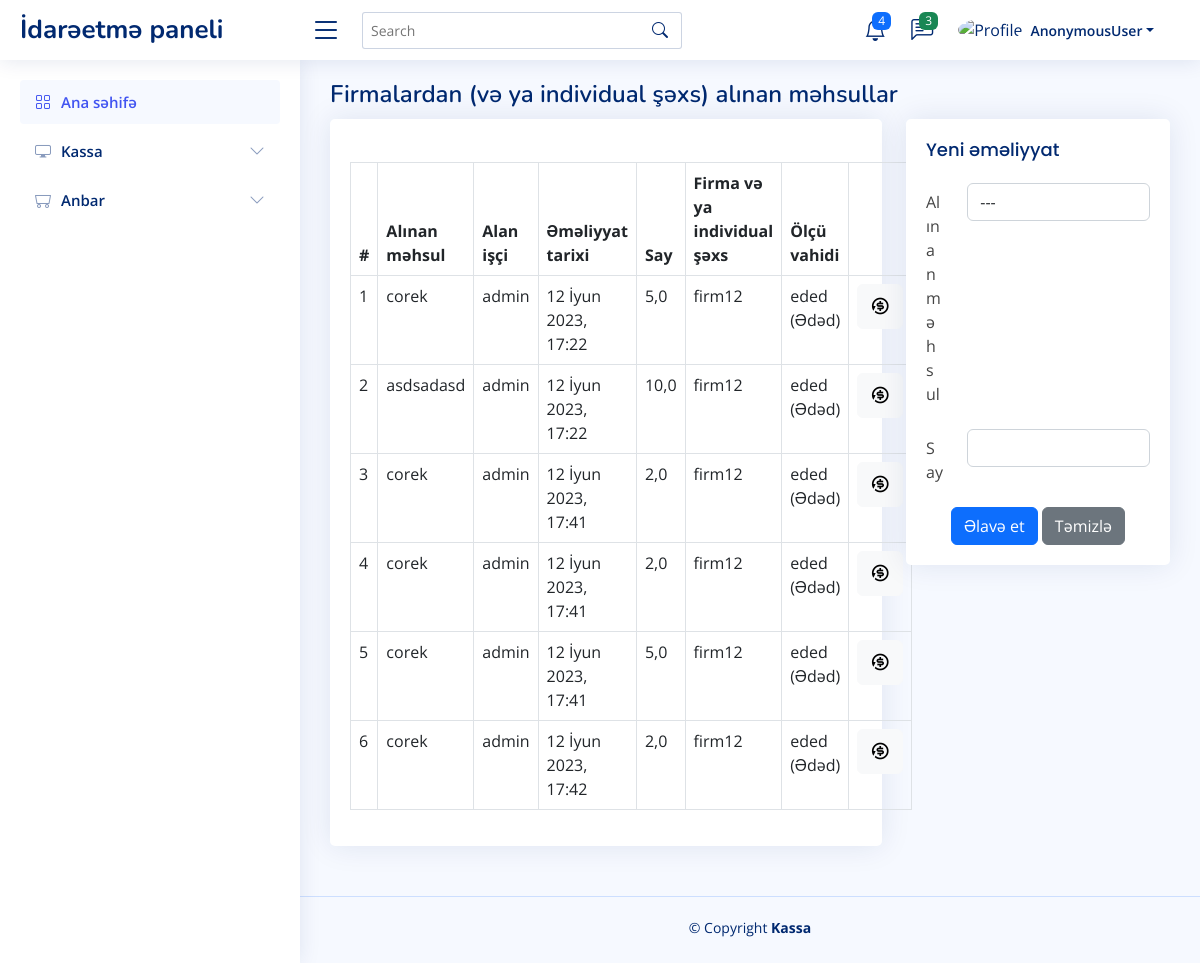
Before: /warehouse/firm/purchase with the older database file.
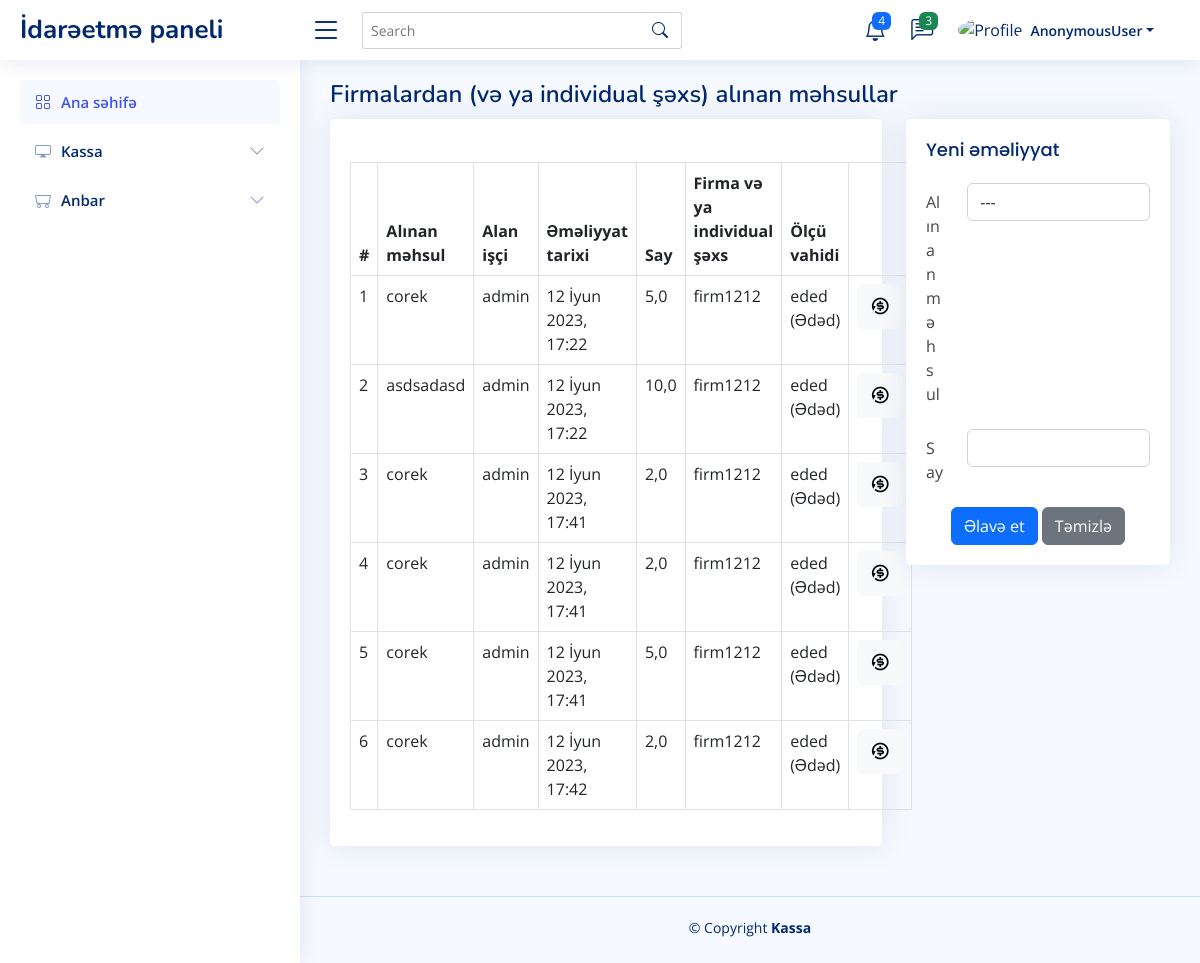
After: the same page with the newer database file.
### log/models.py (models this page shows, shortened)
class PurchaseProduct(models.Model):
    product = models.ForeignKey(Product, verbose_name='Alınan məhsul', on_delete=models.CASCADE)
    employee = models.ForeignKey(User, verbose_name='Alan işçi', on_delete=models.CASCADE)
    date = models.DateTimeField('Əməliyyat tarixi', auto_now_add=True)
    quantity = models.FloatField('Say')
    refunded = models.BooleanField(default=False)
    @classmethod
    def get_table_fields(cls):
        arr = ['id', 'refunded']
        fields = [field for field in cls._meta.fields if field.name not in arr]
        return fields

### pos/models.py (models this page shows, shortened)
class Product(UserLog, DateTimeLog):
    name = models.CharField(verbose_name='Məhsulun adı', max_length=100, unique=True)
    barcode = models.CharField(verbose_name='Barkod', max_length=50, blank=True, null=True, unique=True)
    picture = models.ImageField(verbose_name='Şəkil', upload_to='images/product', blank=True, null=True)
    firm = models.ForeignKey(Firm, verbose_name=Firm._meta.verbose_name, on_delete=models.CASCADE)
    price = models.FloatField(verbose_name='Satış qiyməti (AZN)')
    purchase_price = models.FloatField(verbose_name='Alış qiyməti (AZN)')
    quantity = models.FloatField(verbose_name='Say/Miqdar')
    measure = models.ForeignKey('UnitOfMeasure', verbose_name='Ölçü vahidi', on_delete=models.CASCADE)
    is_deleted = models.BooleanField(default=False)
    objects = ProductManager()
    def __str__(self):
        return self.name
    class Meta:
        verbose_name = 'Məhsul'
        verbose_name_plural = 'Məhsullar'

class Firm(models.Model):
    name = models.CharField('Ad', max_length=100)
    contact = models.CharField('Əlaqə(tel. nömrəsi, e-poçta və s.)', max_length=30, null=True, blank=True)
    def __str__(self):
        return self.name
    class Meta:
        verbose_name = 'Firma və ya individual şəxs'
        verbose_name_plural = 'Firmalar və ya individual şəxslər'

class UnitOfMeasure(models.Model):
    measure = models.CharField(verbose_name='Ölçü vahidi', max_length=50)
    abbr = models.CharField(verbose_name='Qısaldılmış adı', max_length=25)
    is_active = models.BooleanField(default=True)
    def __str__(self):
        return self.abbr + ' (' + self.measure + ')'
    class Meta:
        verbose_name = 'Ölçü vahidi'
        verbose_name_plural = 'Ölçü vahidi'

### user/models.py (models this page shows, shortened)
class User(DateTimeLog, AbstractUser):
    profile_picture = models.ImageField(verbose_name='Profil şəkil', upload_to='images/user', null=True, default='images/user/profilepictures.png')
    is_manager = models.BooleanField(default=False)
    is_deleted = models.BooleanField(default=False)
    def __str__(self):
        return self.username
    class Meta:
        verbose_name = 'İşçi'
        verbose_name_plural = 'İşçilər'

### pos/views.py (the view)
# urls.py: path('warehouse/firm/purchase', views.PurchaseProductView.as_view(), name='warehouse_firm_purchase'),
class PurchaseProductView(ListView):
    template_name = 'pos/warehouse_firm_purchase_product.html'
    queryset = PurchaseProduct.get_all_related()
    def get_context_data(self, *, object_list=None, **kwargs):
        context = super().get_context_data()
        context['purchase_product_fields'] = PurchaseProduct.get_table_fields()
        context['products'] = Product.objects.values('id', 'name')
        return context

### pos/managers.py (called while the page is built)
    def get_queryset(self):
        queryset = super().get_queryset()\
            .filter(is_deleted=False)
        return queryset

### templates/pos/warehouse_firm_purchase_product.html (shortened to what this page needs)
{% extends 'pos/index.html' %}
{% block main %}
    <div class="pagetitle">
        <h1>Firmalardan (və ya individual şəxs) alınan məhsullar</h1>
    </div>
    <section class="section">
      <div class="row">
        <div class="col-lg-8">
                <div class="card">
                    <div class="card-body table-wrapper-scroll-y my-custom-scrollbar h-25">
                        <h5 class="card-title"></h5>
                        <table class="table table-bordered">
                            <thead>
                                <tr>
                                    <th scope="col">#</th>
                                    {% for purchase_product_field in purchase_product_fields %}
                                        <th scope="col">{{ purchase_product_field.verbose_name }}</th>
                                    {%endfor%}
                                    <th scope="col">Firma və ya individual şəxs</th>
                                    <th scope="col">Ölçü vahidi</th>
                                </tr>
                            </thead>
                            <tbody>
                                {% for purchase_product in object_list %}
                                    <tr>
                                        <td>{{ forloop.counter }}</td>
                                        <td>{{ purchase_product.product }}</td>
                                        <td>{{ purchase_product.employee }}</td>
                                        <td>{{ purchase_product.date }}</td>
                                        <td>{{ purchase_product.quantity }}</td>
                                        <td>{{ purchase_product.product.firm }}</td>
                                        <td>{{ purchase_product.product.measure }}</td>
                                        <td>
                                            <button class="btn btn-light geri_qaytar_btn" title="Geri qaytar" id="{{ purchase_product.pk }}">
                                                <i class="fa-2x ri-refund-2-fill" style="font-size: 20px;"></i>
                                            </button>
                                        </td>
                                    </tr>
                                 {% empty %}
                                    <tr>
                                        <td colspan="8" class="text-center">Məlumat yoxdur</td>
                                    </tr>
                                {% endfor %}
                            </tbody>
                        </table>
                    </div>
                </div>
            </div>
        <div class="col-lg-4">
          <div class="card">
            <div class="card-body">
              <h5 class="card-title">Yeni əməliyyat</h5>
              <form action="{% url 'pos:warehouse_firm_purchase_create' %}" method="post">
                <div class="row mb-3">
                    <label for="inputProduct" class="col-sm-2 col-form-label">Alınan məhsul</label>
                    <div class="col-sm-10">
                        <select class="form-control" id="inputProduct" name="product" required>
                            <option value="">---</option>
                        </select>
                    </div>
                </div>
                <div class="row mb-3">
                  <label for="inputQuantity" class="col-sm-2 col-form-label">Say</label>
                  <div class="col-sm-10">
                    <input type="text" class="form-control" id="inputQuantity" name="quantity" required>
                  </div>
                </div>
                <div class="text-center">
                  <button type="submit" class="btn btn-primary">Əlavə et</button>
                  <button type="reset" class="btn btn-secondary">Təmizlə</button>
                </div>
              </form>
            </div>
          </div>
        </div>
      </div>
    </section>
{% endblock %}

Changed rows visible on the page:
changed through a linked row, PurchaseProduct (number 1 of 6 on the later page): product.firm "firm12" → "firm1212"
changed through a linked row, PurchaseProduct "asdsadasd": product.firm "firm12" → "firm1212"
changed through a linked row, PurchaseProduct (number 3 of 6 on the later page): product.firm "firm12" → "firm1212"
changed through a linked row, PurchaseProduct (number 4 of 6 on the later page): product.firm "firm12" → "firm1212"
changed through a linked row, PurchaseProduct (number 5 of 6 on the later page): product.firm "firm12" → "firm1212"
changed through a linked row, PurchaseProduct "12 İyun 2023, 17:42": product.firm "firm12" → "firm1212"
